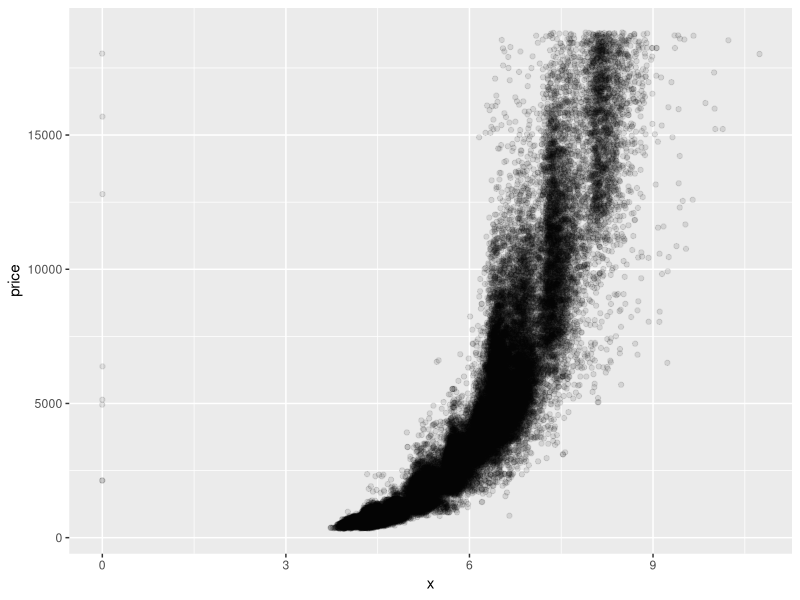
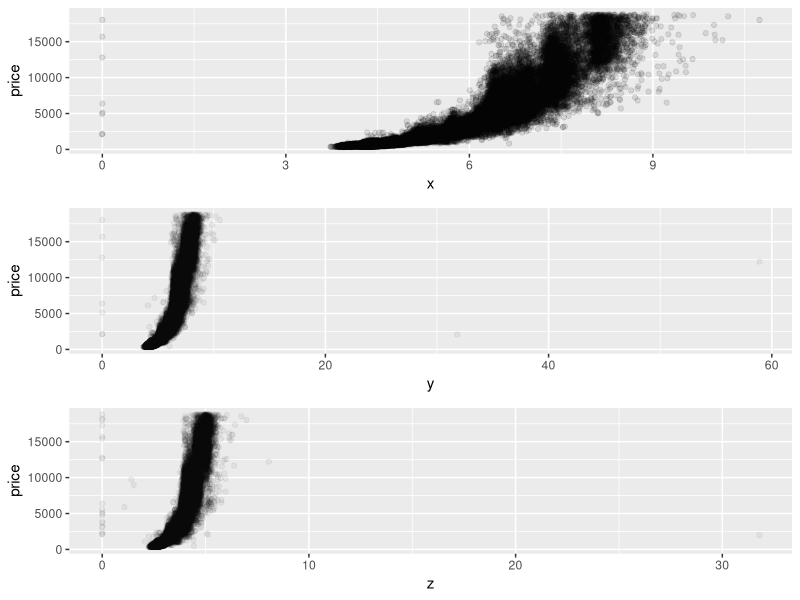
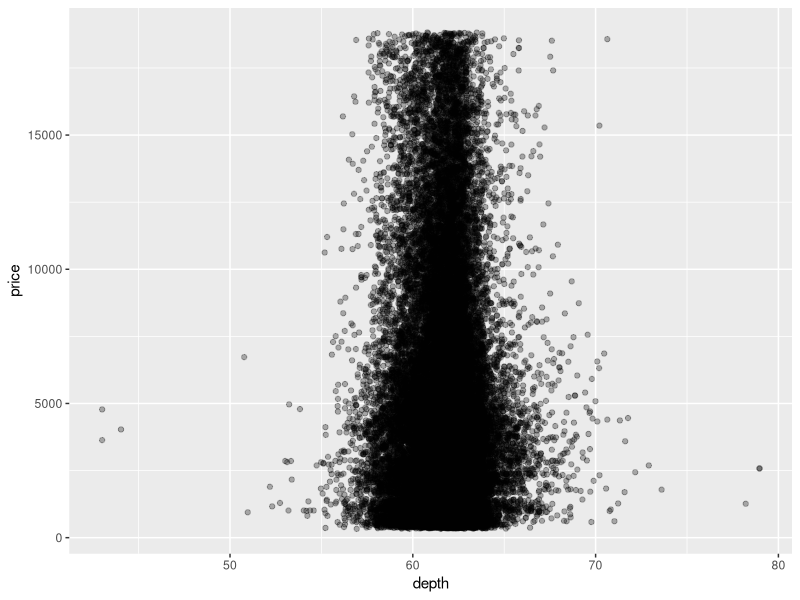
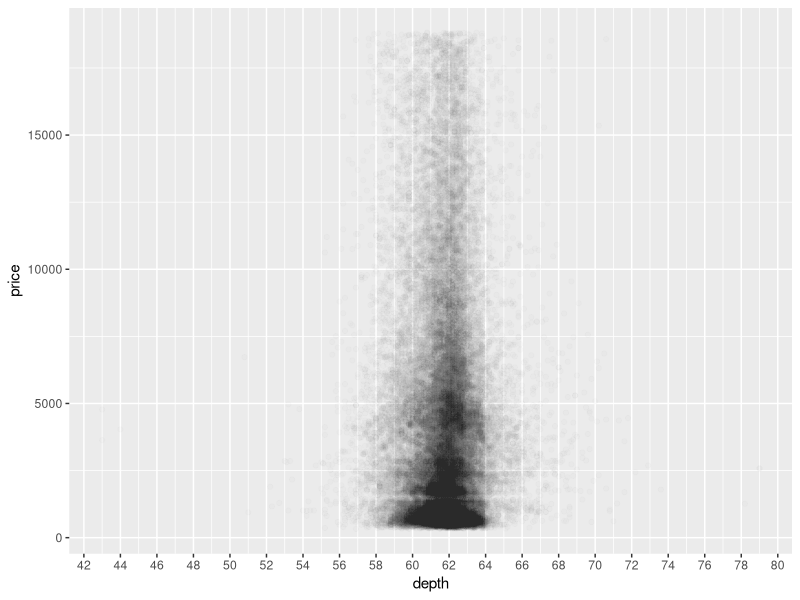
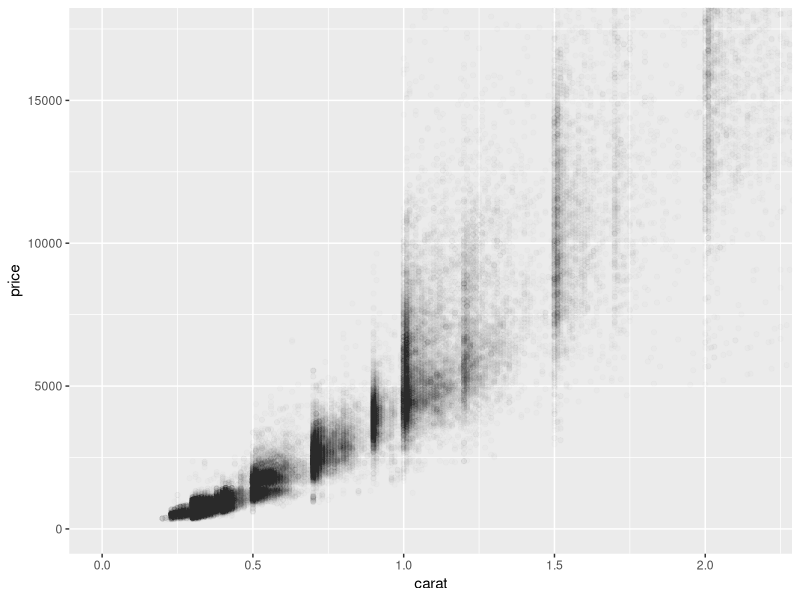
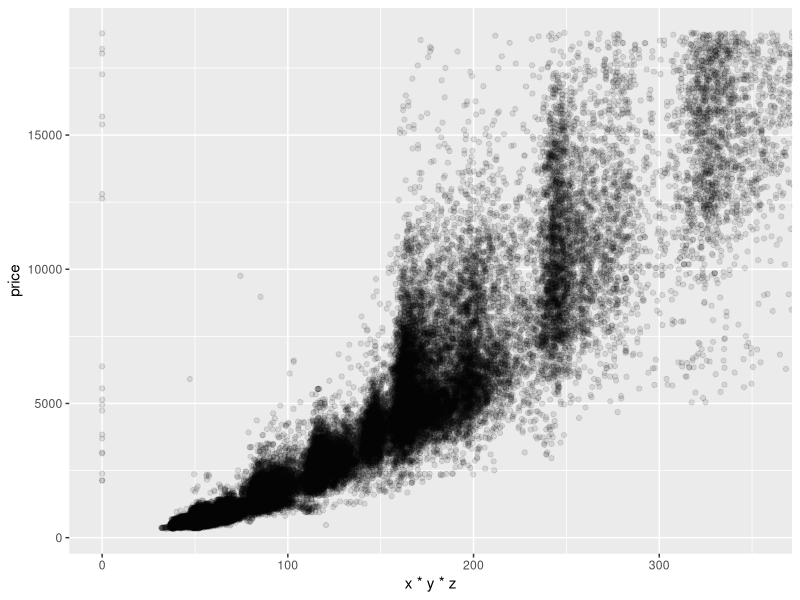
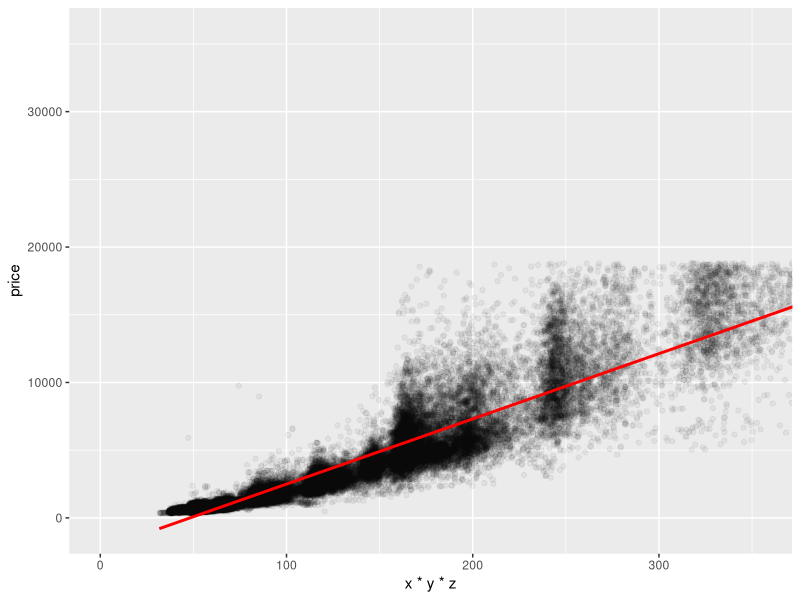

R code for these plots, in order: (Note: this script raises an error after producing the figures.)
## ---- chunk 1
library(ggplot2)
library(dplyr)
setwd("~/projects/Classes/FoundationsOfDataScience_sliderule/github/UD651/L4")
data(diamonds)
## ---- chunk 2
ggplot(aes(x = x, y = price), data = diamonds) + 
  geom_jitter(alpha = 1/10)
## ---- chunk 3
library(gridExtra)
p1 = ggplot(aes(x = x, y = price), data = diamonds) + 
  geom_jitter(alpha = 1/10)

p2 = ggplot(aes(x = y, y = price), data = diamonds) + 
  geom_jitter(alpha = 1/20)

p3 = ggplot(aes(x = z, y = price), data = diamonds) + 
  geom_jitter(alpha = 1/20)
  
grid.arrange(p1, p2, p3, ncol = 1)
## ---- chunk 4

with(diamonds, cor.test(x, price))
with(diamonds, cor.test(y, price))
with(diamonds, cor.test(z, price))

## ---- chunk 5
ggplot(aes(x = depth, y = price), data = diamonds) + 
  geom_jitter(alpha = 3/10)
## ---- chunk 6
# Change the code to make the transparency of the
# points to be 1/100 of what they are now and mark
# the x-axis every 2 units. 

ggplot(data = diamonds, aes(x = depth, y = price)) + 
  geom_point(alpha = 1/100) +
  scale_x_continuous(breaks = seq(0, 80, 2))
## ---- chunk 7
with(diamonds, cor.test(depth, price))
## ---- chunk 8
# Create a scatterplot of price vs carat
# and omit the top 1% of price and carat
# values.

ggplot(data = diamonds, aes(x = carat, y = price)) + 
  geom_point(alpha = 1/100) +
  coord_cartesian(xlim = c(0, quantile(diamonds$carat, 0.99)),
                  ylim = c(0, quantile(diamonds$price, 0.99)))
## ---- chunk 9
# Create a scatterplot of price vs. volume (x * y * z).
# This is a very rough approximation for a diamond's volume.

# Create a new variable for volume in the diamonds data frame.
# This will be useful in a later exercise.

ggplot(data = diamonds, aes(x = x * y * z, y = price)) + 
  geom_point(alpha = 1/10) +
  coord_trans(y="log10") +
  coord_cartesian(xlim = c(0, 354))
# 354 is 99% bound of volume

diamonds$volume <- diamonds$x * diamonds$y * diamonds$z

## ---- chunk 10
with(subset(diamonds, (volume != 0) & (volume < 800)) , 
            cor.test(price, volume))
## ---- chunk 11
# Subset the data to exclude diamonds with a volume
# greater than or equal to 800. Also, exclude diamonds
# with a volume of 0. Adjust the transparency of the
# points and add a linear model to the plot. (See the
# Instructor Notes or look up the documentation of
# geom_smooth() for more details about smoothers.)

# We encourage you to think about this next question and
# to post your thoughts in the discussion section.

# Do you think this would be a useful model to estimate
# the price of diamonds? Why or why not?

ggplot(data = subset(diamonds, (volume != 0) & (volume < 800)), 
       aes(x = x * y * z, y = price)) + 
  geom_point(alpha = 1/20) +
  stat_smooth(method = "lm", color = "red") +
  coord_cartesian(xlim = c(1, 354))

# probably move away from a linear model, since data looks to be more exponential

## ---- chunk 12
# Use the function dplyr package
# to create a new data frame containing
# info on diamonds by clarity.

# Name the data frame diamondsByClarity

# The data frame should contain the following
# variables in this order.

#       (1) mean_price
#       (2) median_price
#       (3) min_price
#       (4) max_price
#       (5) n

# where n is the number of diamonds in each
# level of clarity.
suppressMessages(library(ggplot2))
suppressMessages(library(dplyr))
data(diamonds)

diamondsByClarity <- diamonds %.%
  group_by(clarity) %.%
  summarise(mean_price = mean(price),
            median_price = median(price),
            min_price = min(price),
            max_price = max(price),
            n = n()) %.%
   arrange(clarity)

## ---- chunk 13
# We’ve created summary data frames with the mean price
# by clarity and color. You can run the code in R to
# verify what data is in the variables diamonds_mp_by_clarity
# and diamonds_mp_by_color.

# Your task is to write additional code to create two bar plots
# on one output image using the grid.arrange() function from the package
# gridExtra.

data(diamonds)
library(dplyr)

diamonds_by_clarity <- group_by(diamonds, clarity)
diamonds_mp_by_clarity <- summarise(diamonds_by_clarity, mean_price = mean(price))

diamonds_by_color <- group_by(diamonds, color)
diamonds_mp_by_color <- summarise(diamonds_by_color, mean_price = mean(price))

# ENTER YOUR CODE BELOW THIS LINE
# ===================================================================
library(gridExtra)

p1 = ggplot(data = diamonds_mp_by_clarity,
       aes(x = factor(clarity), y = mean_price)) +
  geom_bar(stat = "identity")

p2 = ggplot(data = diamonds_mp_by_color,
       aes(x = factor(color), y = mean_price)) +
  geom_bar(stat = "identity")

grid.arrange(p1, p2, ncol = 1)
